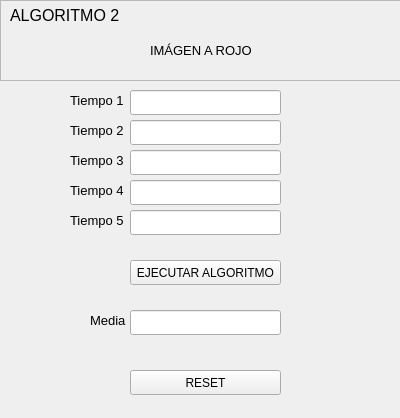
<?xml version="1.0" encoding="UTF-8"?>
<ui version="4.0">
 <class>Form</class>
 <widget class="QWidget" name="Form">
  <property name="geometry">
   <rect>
    <x>0</x>
    <y>0</y>
    <width>400</width>
    <height>418</height>
   </rect>
  </property>
  <property name="windowTitle">
   <string>Form</string>
  </property>
  <widget class="QFrame" name="frame">
   <property name="geometry">
    <rect>
     <x>0</x>
     <y>0</y>
     <width>401</width>
     <height>81</height>
    </rect>
   </property>
   <property name="frameShape">
    <enum>QFrame::StyledPanel</enum>
   </property>
   <property name="frameShadow">
    <enum>QFrame::Raised</enum>
   </property>
   <widget class="QLabel" name="label">
    <property name="geometry">
     <rect>
      <x>10</x>
      <y>0</y>
      <width>121</width>
      <height>31</height>
     </rect>
    </property>
    <property name="font">
     <font>
      <pointsize>12</pointsize>
     </font>
    </property>
    <property name="text">
     <string>ALGORITMO 2</string>
    </property>
   </widget>
   <widget class="QLabel" name="label_2">
    <property name="geometry">
     <rect>
      <x>150</x>
      <y>40</y>
      <width>101</width>
      <height>20</height>
     </rect>
    </property>
    <property name="font">
     <font>
      <pointsize>10</pointsize>
     </font>
    </property>
    <property name="text">
     <string>IMÁGEN A ROJOS</string>
    </property>
   </widget>
  </widget>
  <widget class="QLabel" name="label_3">
   <property name="geometry">
    <rect>
     <x>70</x>
     <y>90</y>
     <width>61</width>
     <height>21</height>
    </rect>
   </property>
   <property name="font">
    <font>
     <pointsize>10</pointsize>
    </font>
   </property>
   <property name="text">
    <string>Tiempo 1</string>
   </property>
  </widget>
  <widget class="QLabel" name="label_4">
   <property name="geometry">
    <rect>
     <x>70</x>
     <y>150</y>
     <width>61</width>
     <height>21</height>
    </rect>
   </property>
   <property name="font">
    <font>
     <pointsize>10</pointsize>
    </font>
   </property>
   <property name="text">
    <string>Tiempo 3</string>
   </property>
  </widget>
  <widget class="QLabel" name="label_5">
   <property name="geometry">
    <rect>
     <x>70</x>
     <y>120</y>
     <width>61</width>
     <height>21</height>
    </rect>
   </property>
   <property name="font">
    <font>
     <pointsize>10</pointsize>
    </font>
   </property>
   <property name="text">
    <string>Tiempo 2</string>
   </property>
  </widget>
  <widget class="QLabel" name="label_6">
   <property name="geometry">
    <rect>
     <x>70</x>
     <y>180</y>
     <width>61</width>
     <height>21</height>
    </rect>
   </property>
   <property name="font">
    <font>
     <pointsize>10</pointsize>
    </font>
   </property>
   <property name="text">
    <string>Tiempo 4</string>
   </property>
  </widget>
  <widget class="QLabel" name="label_7">
   <property name="geometry">
    <rect>
     <x>70</x>
     <y>210</y>
     <width>61</width>
     <height>21</height>
    </rect>
   </property>
   <property name="font">
    <font>
     <pointsize>10</pointsize>
    </font>
   </property>
   <property name="text">
    <string>Tiempo 5</string>
   </property>
  </widget>
  <widget class="QLabel" name="label_8">
   <property name="geometry">
    <rect>
     <x>90</x>
     <y>310</y>
     <width>41</width>
     <height>21</height>
    </rect>
   </property>
   <property name="font">
    <font>
     <pointsize>10</pointsize>
    </font>
   </property>
   <property name="text">
    <string>Media</string>
   </property>
  </widget>
  <widget class="QLineEdit" name="tiempo1">
   <property name="geometry">
    <rect>
     <x>130</x>
     <y>90</y>
     <width>151</width>
     <height>25</height>
    </rect>
   </property>
  </widget>
  <widget class="QLineEdit" name="tiempo2">
   <property name="geometry">
    <rect>
     <x>130</x>
     <y>120</y>
     <width>151</width>
     <height>25</height>
    </rect>
   </property>
  </widget>
  <widget class="QLineEdit" name="tiempo3">
   <property name="geometry">
    <rect>
     <x>130</x>
     <y>150</y>
     <width>151</width>
     <height>25</height>
    </rect>
   </property>
  </widget>
  <widget class="QLineEdit" name="tiempo4">
   <property name="geometry">
    <rect>
     <x>130</x>
     <y>180</y>
     <width>151</width>
     <height>25</height>
    </rect>
   </property>
  </widget>
  <widget class="QLineEdit" name="tiempo5">
   <property name="geometry">
    <rect>
     <x>130</x>
     <y>210</y>
     <width>151</width>
     <height>25</height>
    </rect>
   </property>
  </widget>
  <widget class="QLineEdit" name="media">
   <property name="geometry">
    <rect>
     <x>130</x>
     <y>310</y>
     <width>151</width>
     <height>25</height>
    </rect>
   </property>
  </widget>
  <widget class="QPushButton" name="ejecutar">
   <property name="geometry">
    <rect>
     <x>130</x>
     <y>260</y>
     <width>151</width>
     <height>25</height>
    </rect>
   </property>
   <property name="text">
    <string>EJECUTAR ALGORITMO</string>
   </property>
  </widget>
  <widget class="QPushButton" name="reset">
   <property name="geometry">
    <rect>
     <x>130</x>
     <y>370</y>
     <width>151</width>
     <height>25</height>
    </rect>
   </property>
   <property name="text">
    <string>RESET</string>
   </property>
  </widget>
 </widget>
 <resources/>
 <connections/>
</ui>
